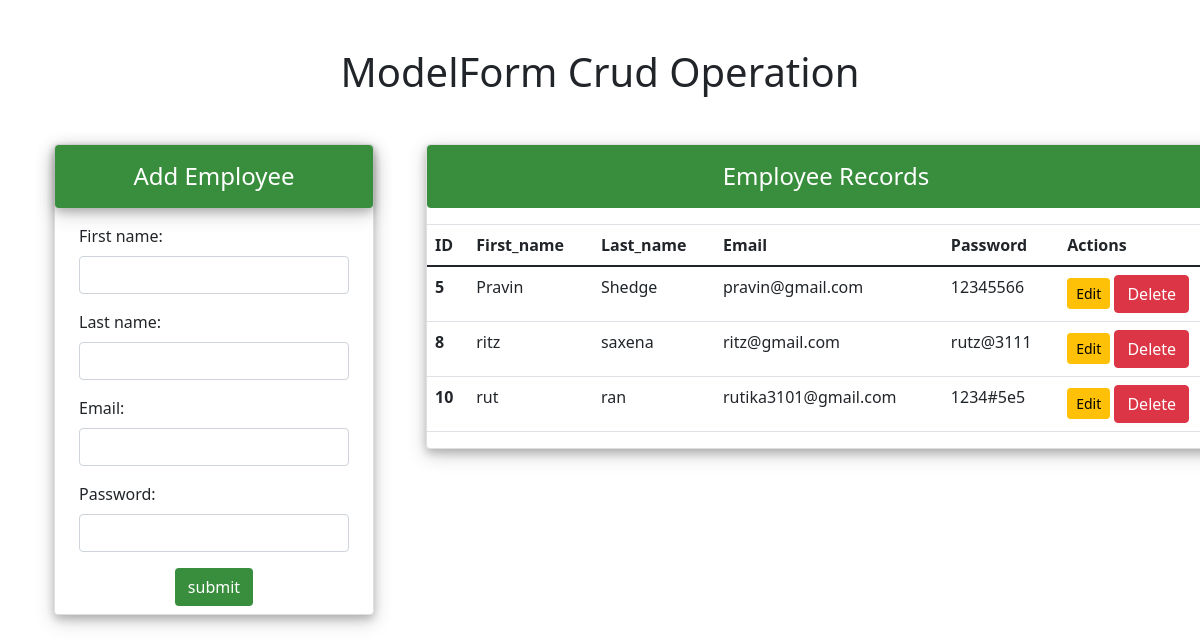
The page / on the database its author committed.
### enroll/models.py (models this page shows)
class register(models.Model):
    First_name = models.CharField(max_length=100)
    Last_name = models.CharField(max_length=100)
    Email = models.EmailField()
    Password = models.CharField(max_length=100)

### enroll/views.py (the view)
# urls.py: path('', views.show, name='addshow'),
def show(request):
    if request.method == 'POST':
        form = Employee(request.POST)
        if form.is_valid():
            fr = form.cleaned_data['First_name']
            lr = form.cleaned_data['Last_name']
            em = form.cleaned_data['Email']
            pw = form.cleaned_data['Password']
            reg = register(First_name=fr, Last_name=lr, Email=em, Password=pw)
            reg.save()
            form = Employee()
    else:
        form = Employee()
    emp = register.objects.all()
    return render(request, 'enroll/addshow.html', {'form': form, 'emp': emp})

### enroll/forms.py
class Employee(forms.ModelForm):
    class Meta:
        model = register
        fields = ['First_name', 'Last_name', 'Email', 'Password']
        widgets = {
            'First_name': forms.TextInput(attrs={'class': 'form-control'}),
            'Last_name': forms.TextInput(attrs={'class': 'form-control'}),
            'Email': forms.EmailInput(attrs={'class': 'form-control'}),
            'Password': forms.PasswordInput(attrs={'class': 'form-control'}),
        }

### templates/enroll/addshow.html (shortened to what this page needs)
{% extends 'enroll/base.html' %}
{% block content %}
    <div class="row">
        <div class="col-sm-4">
    <div class="card" style="width: 20rem;  box-shadow: 0 4px 8px 0 rgba(0, 0, 0, 0.2), 0 6px 20px 0 rgba(0, 0, 0, 0.19);">
    <h4 class="alert alert-custom  text-center" style="background-color:#388E3C;
  color:#fff; box-shadow: 0 4px 8px 0 rgba(0, 0, 0, 0.2), 0 6px 20px 0 rgba(0, 0, 0, 0.19);">Add Employee</h4>
        <div class="container">
    <form action="" method="POST">
    {{ form.as_p }}
    <div class="container text-center mb-2">
    <input href="/" type="submit" class="btn" style="background-color:#388E3C;  color: white;" value="submit" >
    </div>
    </form>
        </div>
    </div>
    </div>
    <div class="col-sm-7">
    <div class="card" style="width: 50rem;  box-shadow: 0 4px 8px 0 rgba(0, 0, 0, 0.2), 0 6px 20px 0 rgba(0, 0, 0, 0.19);">
        <h4 class="alert alert-custom  text-center" style="background-color:#388E3C;
  color:#fff;">Employee Records</h4>
        {% if emp %}
            <table class="table table-hover">
  <thead>
    <tr>
      <th scope="col">ID</th>
      <th scope="col">First_name</th>
      <th scope="col">Last_name</th>
      <th scope="col">Email</th>
        <th scope="col">Password</th>
        <th scope="col">Actions</th>
    </tr>
  </thead>
  <tbody>
  {% for e in emp %}
    <tr>
      <th scope="row">{{ e.id}}</th>
      <td>{{ e.First_name}}</td>
      <td>{{ e.Last_name }}</td>
      <td>{{ e.Email }}</td>
        <td>{{ e.Password }}</td>
        <td>
            <a href="{% url 'updatedata' e.id %}" class="btn btn-warning btn-sm">Edit</a>
            <form action="{% url 'deletedata' e.id %}" method="post" class="d-inline">
                <input type="submit" class="btn btn-danger" value="Delete" />
            </form>
        </td>
    </tr>
  {% endfor %}
  </tbody>
</table>
        {% else %}
        <h4 class="alert alert-warning text-center"> No Records</h4>
        {% endif  %}
    </div>
    </div>
    </div>
{% endblock content %}

### templates/enroll/base.html (shortened to what this page needs)
<!DOCTYPE html>
{% load static %}
<html lang="en">
<head>
    <link rel="stylesheet" href="{% static 'enroll/css/bootstrap.css' %}">
    <link href="https://cdn.jsdelivr.net/npm/bootstrap@5.0.0-beta3/dist/css/bootstrap.min.css" rel="stylesheet">
</head>
<body>
    <div class="container mt-5">
  <div class="page-header">
    <h1 style="text-align:center;">ModelForm Crud Operation</h1>
  </div>
    <div class="container mt-5">
        {% block content %} {% endblock %}
</body>
</html>

### rows shown on the page
register: id "5", First_name "Pravin", Last_name "Shedge", Email "pravin@gmail.com", Password "12345566"
register: id "8", First_name "ritz", Last_name "saxena", Email "ritz@gmail.com", Password "rutz@3111"
register: id "10", First_name "rut", Last_name "ran", Email "rutika3101@gmail.com", Password "1234#5e5"
